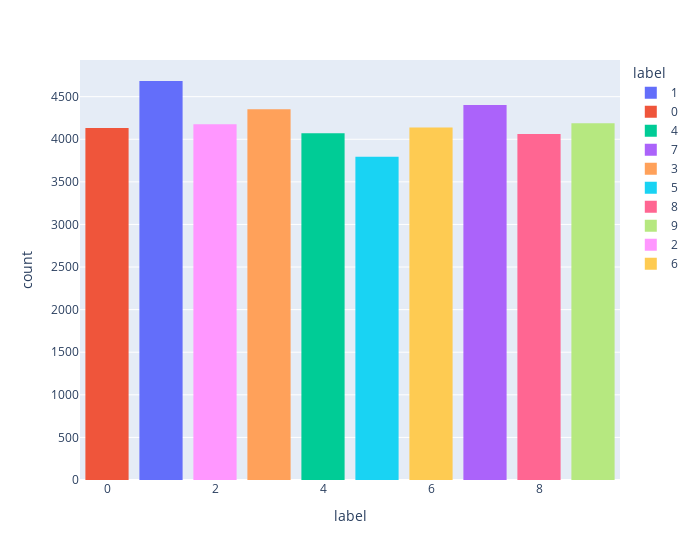

The cell this chart's notebook holds for it:
### Code cell
fig=px.histogram(train,x="label",color="label",labels="label")
fig.update_layout(bargap=0.2,width=700)

### Figure 1 — Plotly figure (JSON) as saved in the notebook; plotly's stock layout.template omitted (floating-point values rounded to 4 significant figures; data arrays with more than 128 entries replaced by an {"elided": "..."} marker saying what was removed)
{"data": [{"alignmentgroup": "True", "bingroup": "x", "hovertemplate": "label=%{x}<br>count=%{y}<extra></extra>", "legendgroup": "1", "marker": {"color": "#636efa", "pattern": {"shape": ""}}, "name": "1", "offsetgroup": "1", "orientation": "v", "showlegend": true, "type": "histogram", "x": {"elided": "4684 int values"}, "xaxis": "x", "yaxis": "y"}, {"alignmentgroup": "True", "bingroup": "x", "hovertemplate": "label=%{x}<br>count=%{y}<extra></extra>", "legendgroup": "0", "marker": {"color": "#EF553B", "pattern": {"shape": ""}}, "name": "0", "offsetgroup": "0", "orientation": "v", "showlegend": true, "type": "histogram", "x": {"elided": "4132 int values"}, "xaxis": "x", "yaxis": "y"}, {"alignmentgroup": "True", "bingroup": "x", "hovertemplate": "label=%{x}<br>count=%{y}<extra></extra>", "legendgroup": "4", "marker": {"color": "#00cc96", "pattern": {"shape": ""}}, "name": "4", "offsetgroup": "4", "orientation": "v", "showlegend": true, "type": "histogram", "x": {"elided": "4072 int values"}, "xaxis": "x", "yaxis": "y"}, {"alignmentgroup": "True", "bingroup": "x", "hovertemplate": "label=%{x}<br>count=%{y}<extra></extra>", "legendgroup": "7", "marker": {"color": "#ab63fa", "pattern": {"shape": ""}}, "name": "7", "offsetgroup": "7", "orientation": "v", "showlegend": true, "type": "histogram", "x": {"elided": "4401 int values"}, "xaxis": "x", "yaxis": "y"}, {"alignmentgroup": "True", "bingroup": "x", "hovertemplate": "label=%{x}<br>count=%{y}<extra></extra>", "legendgroup": "3", "marker": {"color": "#FFA15A", "pattern": {"shape": ""}}, "name": "3", "offsetgroup": "3", "orientation": "v", "showlegend": true, "type": "histogram", "x": {"elided": "4351 int values"}, "xaxis": "x", "yaxis": "y"}, {"alignmentgroup": "True", "bingroup": "x", "hovertemplate": "label=%{x}<br>count=%{y}<extra></extra>", "legendgroup": "5", "marker": {"color": "#19d3f3", "pattern": {"shape": ""}}, "name": "5", "offsetgroup": "5", "orientation": "v", "showlegend": true, "type": "histogram", "x": {"elided": "3795 int values"}, "xaxis": "x", "yaxis": "y"}, {"alignmentgroup": "True", "bingroup": "x", "hovertemplate": "label=%{x}<br>count=%{y}<extra></extra>", "legendgroup": "8", "marker": {"color": "#FF6692", "pattern": {"shape": ""}}, "name": "8", "offsetgroup": "8", "orientation": "v", "showlegend": true, "type": "histogram", "x": {"elided": "4063 int values"}, "xaxis": "x", "yaxis": "y"}, {"alignmentgroup": "True", "bingroup": "x", "hovertemplate": "label=%{x}<br>count=%{y}<extra></extra>", "legendgroup": "9", "marker": {"color": "#B6E880", "pattern": {"shape": ""}}, "name": "9", "offsetgroup": "9", "orientation": "v", "showlegend": true, "type": "histogram", "x": {"elided": "4188 int values"}, "xaxis": "x", "yaxis": "y"}, {"alignmentgroup": "True", "bingroup": "x", "hovertemplate": "label=%{x}<br>count=%{y}<extra></extra>", "legendgroup": "2", "marker": {"color": "#FF97FF", "pattern": {"shape": ""}}, "name": "2", "offsetgroup": "2", "orientation": "v", "showlegend": true, "type": "histogram", "x": {"elided": "4177 int values"}, "xaxis": "x", "yaxis": "y"}, {"alignmentgroup": "True", "bingroup": "x", "hovertemplate": "label=%{x}<br>count=%{y}<extra></extra>", "legendgroup": "6", "marker": {"color": "#FECB52", "pattern": {"shape": ""}}, "name": "6", "offsetgroup": "6", "orientation": "v", "showlegend": true, "type": "histogram", "x": {"elided": "4137 int values"}, "xaxis": "x", "yaxis": "y"}], "layout": {"bargap": 0.2, "barmode": "relative", "legend": {"title": {"text": "label"}, "tracegroupgap": 0}, "margin": {"t": 60}, "width": 700, "xaxis": {"anchor": "y", "categoryarray": [1, 0, 4, 7, 3, 5, 8, 9, 2, 6], "categoryorder": "array", "domain": [0, 1], "title": {"text": "label"}}, "yaxis": {"anchor": "x", "domain": [0, 1], "title": {"text": "count"}}}}
